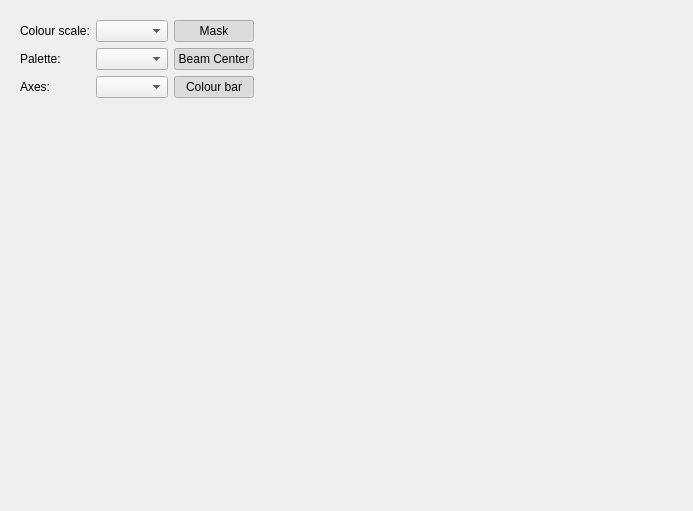
<?xml version="1.0" encoding="UTF-8"?>
<ui version="4.0">
 <class>Form</class>
 <widget class="QWidget" name="Form">
  <property name="geometry">
   <rect>
    <x>0</x>
    <y>0</y>
    <width>693</width>
    <height>511</height>
   </rect>
  </property>
  <property name="windowTitle">
   <string notr="true">Detector image</string>
  </property>
  <layout class="QVBoxLayout" name="verticalLayout">
   <item>
    <widget class="QWidget" name="toolbar" native="true">
     <property name="sizePolicy">
      <sizepolicy hsizetype="Expanding" vsizetype="Preferred">
       <horstretch>0</horstretch>
       <verstretch>0</verstretch>
      </sizepolicy>
     </property>
     <layout class="QGridLayout" name="gridLayout">
      <item row="0" column="6">
       <widget class="QPushButton" name="showMaskPushButton">
        <property name="text">
         <string notr="true">Mask</string>
        </property>
        <property name="checkable">
         <bool>true</bool>
        </property>
        <property name="checked">
         <bool>true</bool>
        </property>
       </widget>
      </item>
      <item row="0" column="1">
       <widget class="QComboBox" name="colourScaleComboBox">
        <property name="currentText">
         <string notr="true"/>
        </property>
       </widget>
      </item>
      <item row="1" column="0">
       <widget class="QLabel" name="label_2">
        <property name="text">
         <string notr="true">Palette:</string>
        </property>
       </widget>
      </item>
      <item row="1" column="1">
       <widget class="QComboBox" name="paletteComboBox">
        <property name="currentText">
         <string notr="true"/>
        </property>
       </widget>
      </item>
      <item row="0" column="0">
       <widget class="QLabel" name="label">
        <property name="text">
         <string notr="true">Colour scale:</string>
        </property>
       </widget>
      </item>
      <item row="2" column="0">
       <widget class="QLabel" name="label_3">
        <property name="text">
         <string notr="true">Axes:</string>
        </property>
       </widget>
      </item>
      <item row="2" column="1">
       <widget class="QComboBox" name="axesComboBox">
        <property name="currentText">
         <string notr="true"/>
        </property>
       </widget>
      </item>
      <item row="1" column="6">
       <widget class="QPushButton" name="showBeamPushButton">
        <property name="text">
         <string notr="true">Beam Center</string>
        </property>
        <property name="checkable">
         <bool>true</bool>
        </property>
        <property name="checked">
         <bool>true</bool>
        </property>
       </widget>
      </item>
      <item row="2" column="6">
       <widget class="QPushButton" name="showColourBarPushButton">
        <property name="text">
         <string notr="true">Colour bar</string>
        </property>
        <property name="checkable">
         <bool>true</bool>
        </property>
        <property name="checked">
         <bool>true</bool>
        </property>
       </widget>
      </item>
      <item row="0" column="9" rowspan="3">
       <spacer name="horizontalSpacer">
        <property name="orientation">
         <enum>Qt::Horizontal</enum>
        </property>
        <property name="sizeHint" stdset="0">
         <size>
          <width>0</width>
          <height>20</height>
         </size>
        </property>
       </spacer>
      </item>
     </layout>
    </widget>
   </item>
   <item>
    <widget class="QWidget" name="figureContainer" native="true">
     <property name="sizePolicy">
      <sizepolicy hsizetype="Expanding" vsizetype="Expanding">
       <horstretch>0</horstretch>
       <verstretch>0</verstretch>
      </sizepolicy>
     </property>
    </widget>
   </item>
  </layout>
 </widget>
 <resources/>
 <connections/>
</ui>
